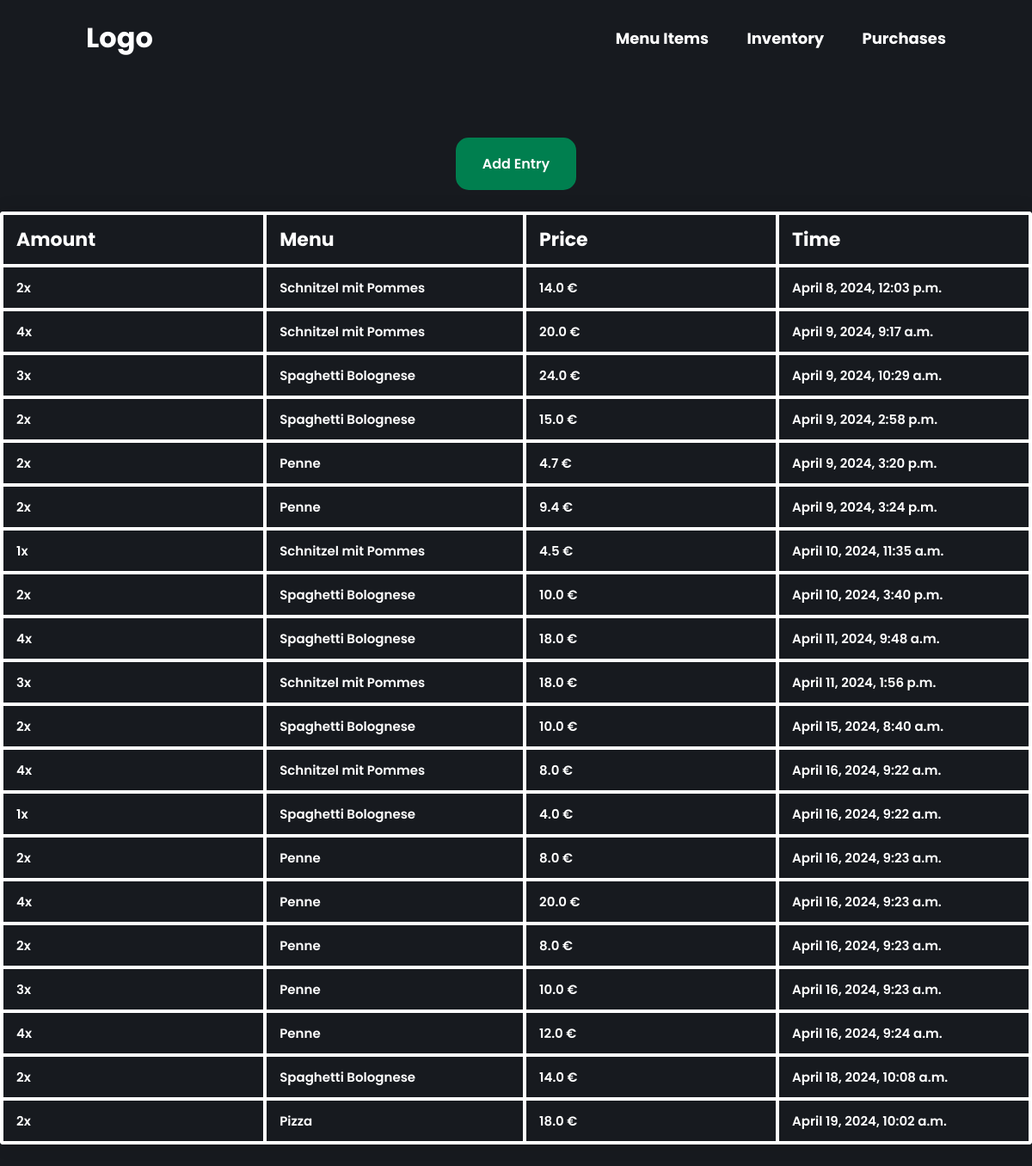
Before: /purchases/ with the older database file.
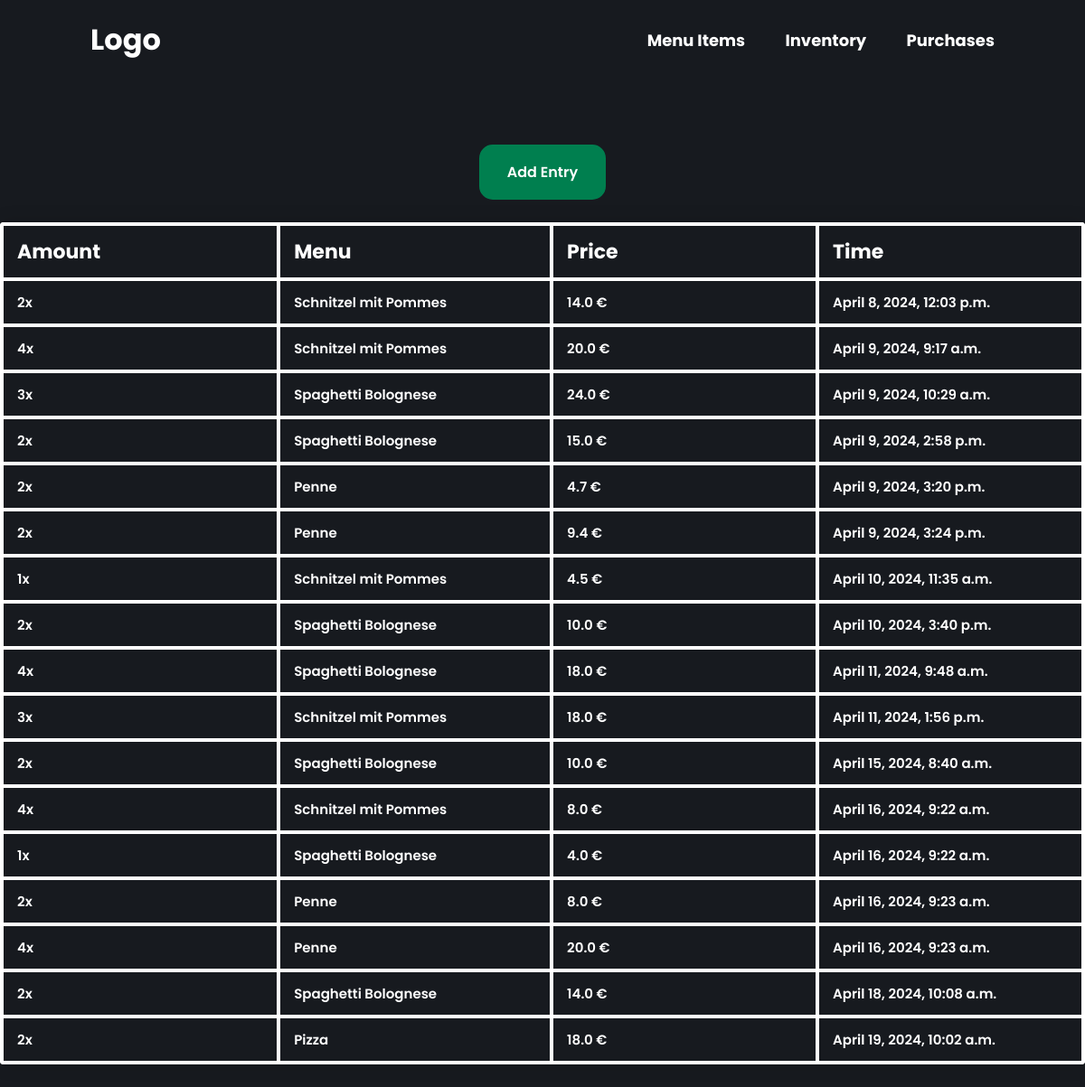
After: the same page with the newer database file.
### restaurant/models.py (models this page shows, shortened)
class Purchase(models.Model):
    item_amount = models.IntegerField(default=0)
    item_name = models.ForeignKey(MenuItem, on_delete=models.SET_NULL, null=True)
    pre_delete_item_name = models.CharField(max_length=100, default="-")
    price = models.FloatField(default=0, null=True, blank=True)
    purchase_time = models.DateTimeField()

class MenuItem(models.Model):
    menu_name = models.CharField(max_length=100)
    menu_price = models.FloatField(default=0)
    menu_ingredients = models.JSONField(default=0, null=True)
    def __str__(self):
        return self.menu_name

### restaurant/views.py (the view)
# urls.py: path('purchases/', views.PurchaseList.as_view(), name='purchases'),
class PurchaseList(TemplateView):
    template_name = "purchase_table.html"
    def get_context_data(self, **kwargs: Any) -> dict[str, Any]:
        context = super().get_context_data(**kwargs)
        purchases = Purchase.objects.all()
        context["data"] = purchases
        context["columns"] = ["Amount", "Menu", "Price", "Time"]
        return context

### templates/purchase_table.html (shortened to what this page needs)
{% extends 'base.html' %}
{% load static %}
{% block content %}
<div class="table--container">
    <a href="{% url 'purchase_create' %}" class="create--entry--button">Add Entry</a>
    <table class="content-table">
        <thead>
            <tr>
                {% for column_name in columns %}
                <th>{{ column_name }}</th>
                {% endfor %}
            </tr>
        </thead>
        <tbody>
            {% for purchase in data %}
            <tr class="clickable-row" data-href="{% url 'purchase_update' purchase.id %}">
                <td>{{ purchase.item_amount }}x</td>
                {% if purchase.item_name != None %}
                <td>{{ purchase.item_name }}</td>
                {% else %}
                <td>{{ purchase.pre_delete_item_name }}</td>
                {% endif %}
                <td>{{ purchase.price }} €</td>
                <td>{{ purchase.purchase_time }}</td>
            </tr>
            {% empty %}
            <h1>No Menu Items Yet</h1>
            {% endfor %}
        </tbody>
    </table>
</div>
{% endblock %}

### templates/base.html (shortened to what this page needs)
{% load static %}
<!DOCTYPE html>
<head>
    <link rel="stylesheet" href="{% static 'restaurant/styles.css' %}">
</head>
<body>
    <header class="header">
        <a href="{% url 'dashboard' %}" class="logo">Logo</a>
        <nav class="navbar">
            <a href="{% url 'menu_items' %}">Menu Items</a>
            <a href="{% url 'inventory' %}">Inventory</a>
            <a href="{% url 'purchases' %}">Purchases</a>
        </nav>
    </header>
{% block content %}
{% endblock %}
</body>

### static/restaurant/styles.css (style rules this page uses)
* { margin: 0; padding: 0; box-sizing: border-box; font-family: "Poppins", sans-serif; }
body { min-height: 100vh; background-color: #171a1f; }
.header { position: fixed; top: 0; left: 0; width: 100%; padding: 20px 100px; background: transparent; display: flex; justify-content: space-between; align-items: center; z-index: 100; }
.logo { font-size: 32px; color: #fff; text-decoration: none; font-weight: 700; }
.navbar a { position: relative; font-size: 18px; color: #fff; font-weight: 700; text-decoration: none; margin-left: 40px; }
.navbar a::before { content: ''; position: absolute; top: 100%; left: 0; width: 0; height: 3px; background: #fff; transition: .3s; }
.table--container { display: flex; justify-content: center; align-items: center; text-align: left; flex-direction: column; top: 20vh; position: relative; height: fit-content; }
.content-table { border-collapse: collapse; border-radius: 4px 4px 4px 4px; margin: 25px 0; font-size: 0.9em; min-width: 400px; overflow: hidden; box-shadow: 0 0 20px rgba(0,0,0,0.15); }
.content-table thead tr { background-color: #171a1f; color: white; text-align: left; font-weight: bold; font-size: 22px; cursor: default; }
.content-table th, .content-table td { padding: 12px 15px; border: 4px solid white; width: 400px; }
.content-table td { font-weight: 600; color: white; }
.content-table tbody tr { background-color: #171a1f; font-size: 15px; }
.create--entry--button { appearance: none; background-color: #007F4F; border: 2px solid #007F4F; border-radius: 15px; box-sizing: border-box; color: #FFFFFF; cursor: pointer; display: inline-block; font-size: 16px; font-weight: 600; line-height: normal; margin: 0; min-height: 60px; min-width: 140px; outline: none; padding: 16px 24px; text-align: center; text-decoration: none; transition: all 300ms cubic-bezier(.23, 1, 0.32, 1); user-select: none; -webkit-user-select: none; touch-action: manipulation; width: fit-content; will-change: transform; position: relative; }
.create--entry--button { position: relative; }

Changed rows visible on the page:
removed Purchase: item_amount "2", pre_delete_item_name "Penne", price "8.0", purchase_time "April 16, 2024, 9:23 a.m."
removed Purchase: item_amount "3", pre_delete_item_name "Penne", price "10.0", purchase_time "April 16, 2024, 9:23 a.m."
removed Purchase: item_amount "4", pre_delete_item_name "Penne", price "12.0", purchase_time "April 16, 2024, 9:24 a.m."
